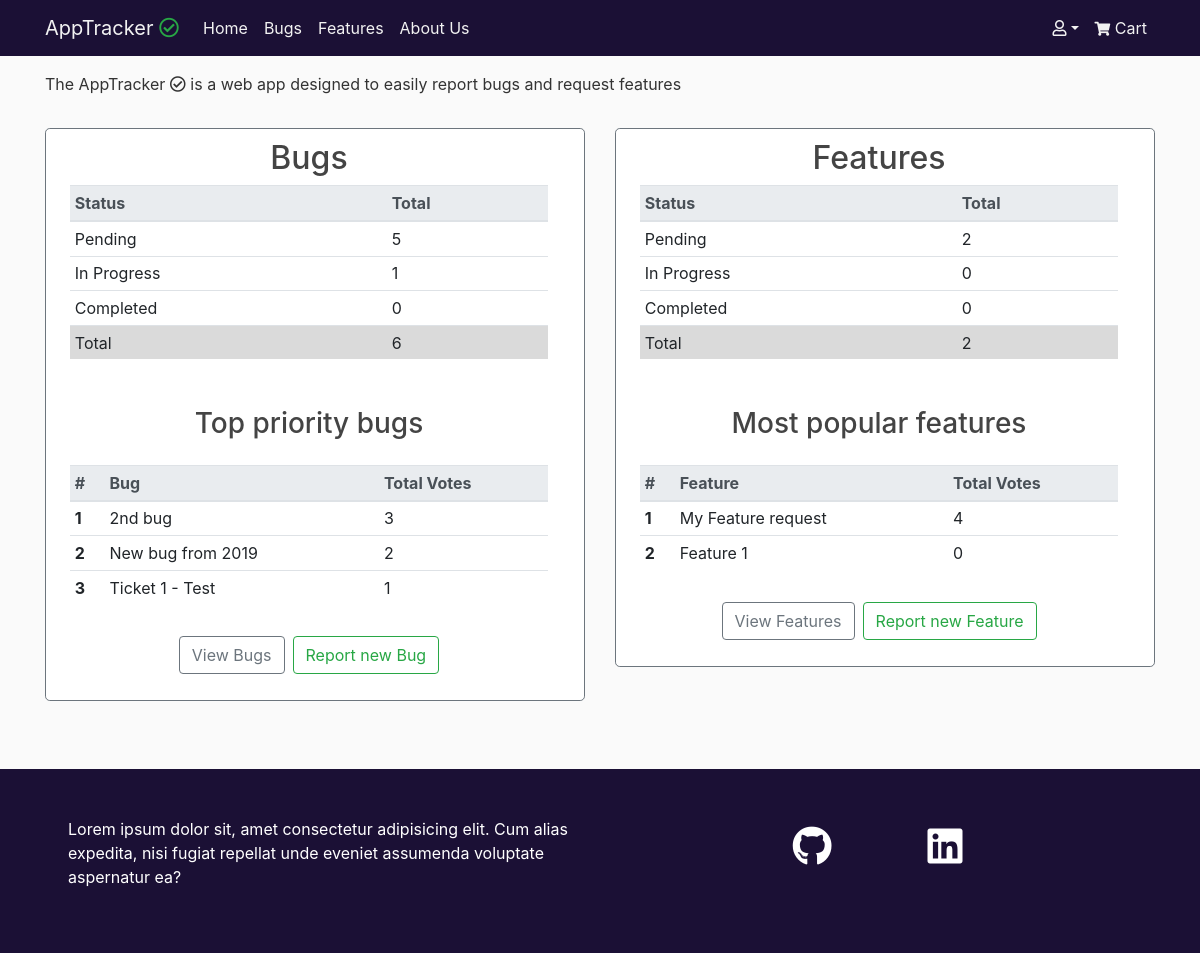
The app's page /, older data.
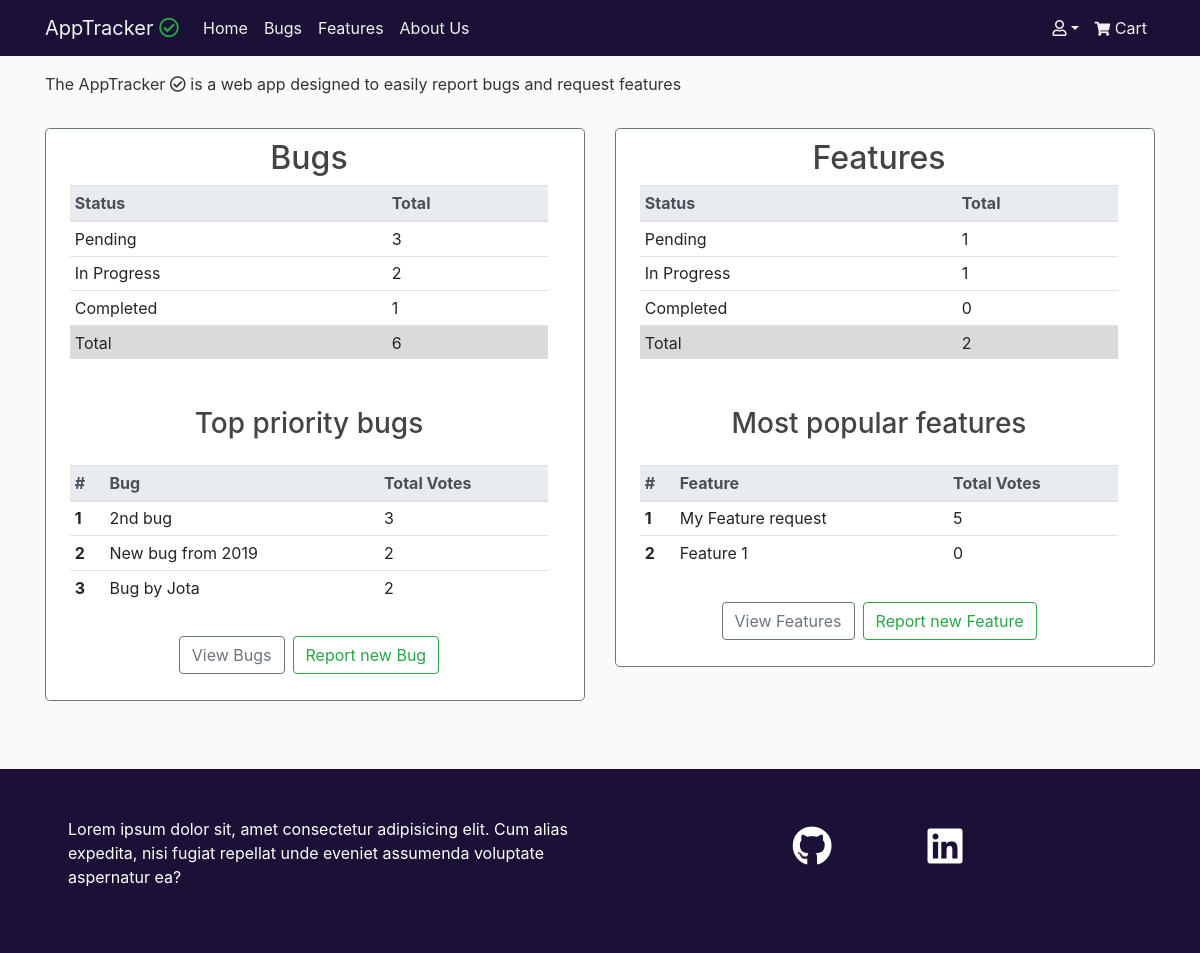
The same page, newer data.
### tickets/models.py (models this page shows, shortened)
class Ticket(models.Model):
    STATUS = (
        ('In Progress', 'In Progress'),
        ('Completed', 'Completed'),
        ('Pending', 'Pending')
    )
    ISSUE = (
        ('Bug', 'Bug'),
        ('Feature', 'Feature')
    )
    title = models.CharField(max_length=75)
    description = models.TextField()
    date_posted = models.DateTimeField(default=timezone.now)
    username = models.ForeignKey(User, on_delete=models.CASCADE)
    status = models.CharField(max_length=20, choices=STATUS,default='Pending')
    issue = models.CharField(max_length=20, choices=ISSUE, default='Bug')
    upvotes = models.PositiveIntegerField(default=0)
    views = models.PositiveIntegerField(default=0)

### accounts/views.py (the view)
# urls.py: path('', index, name='index'),
def index(request):
    total_bugs = Ticket.objects.filter(issue='Bug').count()
    total_bugs_in_progress = Ticket.objects.filter(issue='Bug', status='In Progress').count()
    total_bugs_pending = Ticket.objects.filter(issue='Bug', status='Pending').count()
    total_bugs_completed = Ticket.objects.filter(issue='Bug', status='Completed').count()
    top_voted_bugs = Ticket.objects.filter(issue='Bug').order_by('-upvotes')[:3]
    total_features = Ticket.objects.filter(issue='Feature').count()
    total_features_in_progress = Ticket.objects.filter(issue='Feature', status='In Progress').count()
    total_features_pending = Ticket.objects.filter(issue='Feature', status='Pending').count()
    total_features_completed = Ticket.objects.filter(issue='Feature', status='Completed').count()
    top_voted_features = Ticket.objects.filter(issue='Feature').order_by('-upvotes')[:3]
    context = {
        'total_bugs': total_bugs,
        'total_bugs_in_progress': total_bugs_in_progress,
        'total_bugs_pending': total_bugs_pending,
        'total_bugs_completed': total_bugs_completed,
        'top_voted_bugs': top_voted_bugs,
        'total_features': total_features,
        'total_features_in_progress': total_features_in_progress,
        'total_features_pending': total_features_pending,
        'total_features_completed': total_features_completed,
        'top_voted_features': top_voted_features,
    }
    return render(request, 'accounts/index.html', context)

### cart/context.py (called while the page is built, shortened)
def cart_contents(request):
    price = 10
    total = 0
    tickets_count = 0
    cart = request.session.get('cart', {})
    cart_items = []
    upvote_list = []
    return {'tickets_count': tickets_count,
            'cart_items': cart_items,
            'total': total,
            'upvote_list': upvote_list}

### accounts/templates/accounts/index.html (shortened to what the changed rows need)
{% extends 'base.html' %}
{% block content %}
    <div class="row">
        <article class="col-12 col-md-6 mx-auto mt-3">
            <div class="border border-secondary rounded-lg pl-2 content-area">
                <div class="row justify-content-center">
                    <h2>Bugs</h2>
                </div>
                <div class="px-3 mx-auto">
                    <table class="table table-hover table-sm">
                        <thead class="thead-light">
                            <tr>
                                <th scope="col">Status</th>
                                <th scope="col">Total</th>
                            </tr>
                        </thead>
                        <tbody>
                            <tr>
                                <td>Pending</td>
                                <td>{{ total_bugs_pending }}</td>
                            </tr>
                            <tr>
                                <td>In Progress</td>
                                <td>{{ total_bugs_in_progress }}</td>
                            </tr>
                            <tr>
                                <td>Completed</td>
                                <td>{{ total_bugs_completed }}</td>
                            </tr>
                        </tbody>
                    </table>
                </div>
                <div class="px-3 mx-auto">
                    <table class="table table-hover table-sm">
                        <thead class="thead-light">
                            <tr>
                                <th scope="col">#</th>
                                <th scope="col">Bug</th>
                                <th scope="col">Total Votes</th>
                            </tr>
                        </thead>
                        <tbody>
                            {% for bug in top_voted_bugs.all %}
                            <tr>
                                <th scope="row">{{ forloop.counter }}</th>
                                <td class="text-wrap">{{ bug.title|truncatechars_html:40 }}</td>
                                <td>{{ bug.upvotes }}</td>
                            </tr>
                            {% endfor %}
                        </tbody>
                    </table>
                </div>
            </div>
        </article>
        <article class="col-12 col-md-6 mx-auto mt-3">
            <div class="border border-secondary rounded-lg pl-2 content-area">
                <div class="row justify-content-center">
                    <h2>Features</h2>
                </div>
                <div class="px-3 mx-auto">
                    <table class="table table-hover table-sm">
                        <thead class="thead-light">
                            <tr>
                                <th scope="col">Status</th>
                                <th scope="col">Total</th>
                            </tr>
                        </thead>
                        <tbody>
                            <tr>
                                <td>Pending</td>
                                <td>{{ total_features_pending }}</td>
                            </tr>
                            <tr>
                                <td>In Progress</td>
                                <td>{{ total_features_in_progress }}</td>
                            </tr>
                        </tbody>
                    </table>
                </div>
                <div class="px-3 mx-auto">
                    <table class="table table-hover table-sm">
                        <thead class="thead-light">
                            <tr>
                                <th scope="col">#</th>
                                <th scope="col">Feature</th>
                                <th scope="col">Total Votes</th>
                            </tr>
                        </thead>
                        <tbody>
                            {% for feature in top_voted_features.all %}
                            <tr>
                                <th scope="row">{{ forloop.counter }}</th>
                                <td class="text-wrap">{{ feature.title|truncatechars_html:40 }}</td>
                                <td>{{ feature.upvotes }}</td>
                            </tr>
                            {% endfor %}
                        </tbody>
                    </table>
                </div>
            </div>
        </article>
    </div>
{% endblock %}

Row changes from the older to the newer data that the page shows:
no longer on this page (row unchanged): Ticket: title "Ticket 1 - Test", upvotes "1", shown under "Top priority bugs"
now on this page (row edited): Ticket: title "Bug by Jota", upvotes "2", shown under "Top priority bugs"
changed Ticket "My Feature request": upvotes "4" → "5"
Text that changed along with them:
{{ total_bugs_pending }}: "5" → "3"
{{ total_bugs_in_progress }}: "1" → "2"
{{ total_bugs_completed }}: "0" → "1"
{{ total_features_pending }}: "2" → "1"
{{ total_features_in_progress }}: "0" → "1"
